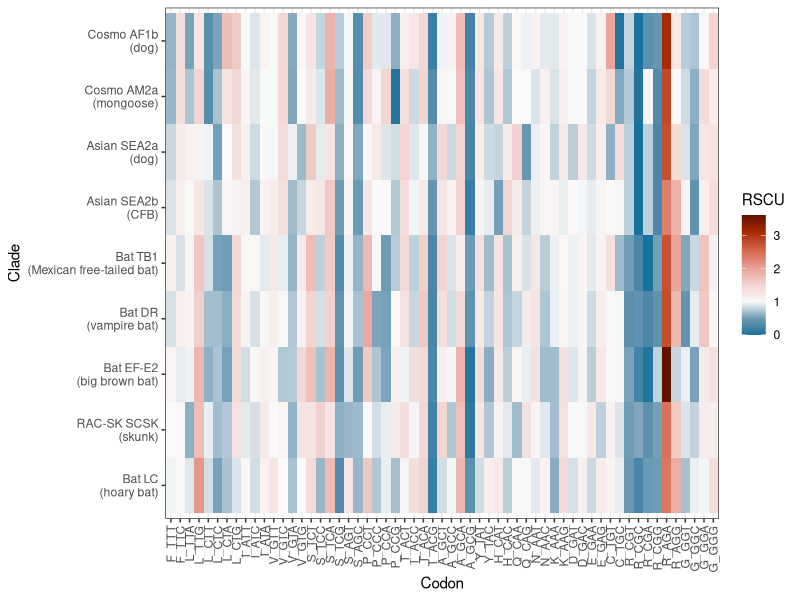
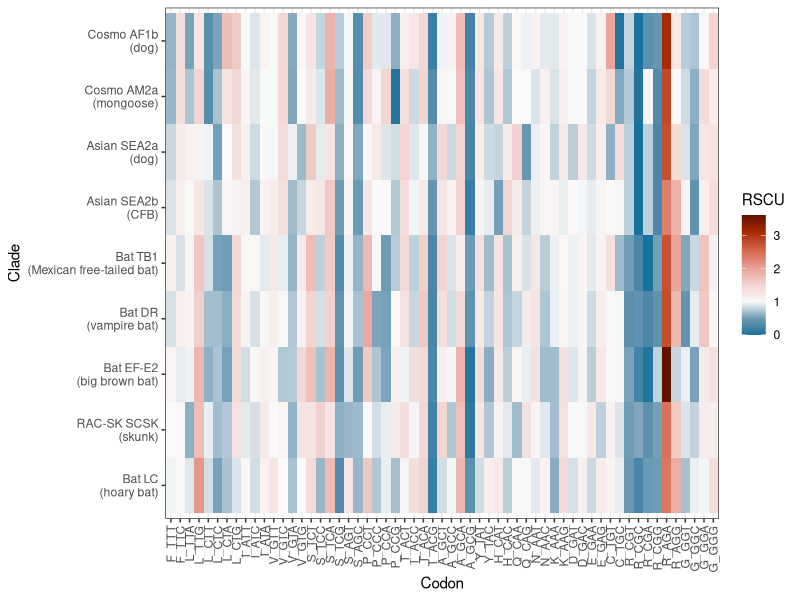

The R source for these figures, in order:
library("readxl")
df = as.data.frame(read_excel("data/RSCU_N.xlsx"))
for(i in 3:ncol(df)){
  colnames(df)[i] = paste0(as.character(df[1,i]),"_",colnames(df)[i])
  df[,i] = as.numeric(df[,i])
}
colnames(df)[2] = "Accession no."
df = df[2:nrow(df),]

agg = aggregate(df[, 3:61], list(df$Host), mean)

agg$Group.1 = c("Bat EF-E2\n(big brown bat)","Asian SEA2b\n(CFB)",
                "Cosmo AF1b\n(dog)","Asian SEA2a\n(dog)",
                "Bat TB1\n(Mexican free-tailed bat)","Bat LC\n(hoary bat)",
                "Cosmo AM2a\n(mongoose)",
                "RAC-SK SCSK\n(skunk)","Bat DR\n(vampire bat)"
)

library(reshape2)
melt_data <- melt(agg, na.rm = FALSE, value.name = "rscu", id = "Group.1")

melt_data$Group.1 = factor(melt_data$Group.1, c("Bat LC\n(hoary bat)",
                                                "RAC-SK SCSK\n(skunk)",
                                                "Bat EF-E2\n(big brown bat)",
                                                "Bat DR\n(vampire bat)",
                                                "Bat TB1\n(Mexican free-tailed bat)",
                                                "Asian SEA2b\n(CFB)",
                                                "Asian SEA2a\n(dog)",
                                                "Cosmo AM2a\n(mongoose)",
                                                "Cosmo AF1b\n(dog)"))

library(ggplot2)
library(RColorBrewer)
library(colorspace)
p = ggplot(melt_data, aes(x = variable, y= Group.1, fill= rscu)) + 
  geom_tile() + xlab("Codon") + ylab("Clade") +
  scale_fill_continuous_divergingx(palette = 'RdBu', rev = T, mid = 1,
                                   l3 = 0, p3 = .8, p4 = .6,
                                   name = "RSCU") +
  theme_bw() + theme(axis.text.x = element_text(angle = 90, vjust = 0.5, hjust=1))
  

p

png("plots/Figure 3.png", width = 9, height = 5, units = 'in', res = 600)
p
dev.off()
